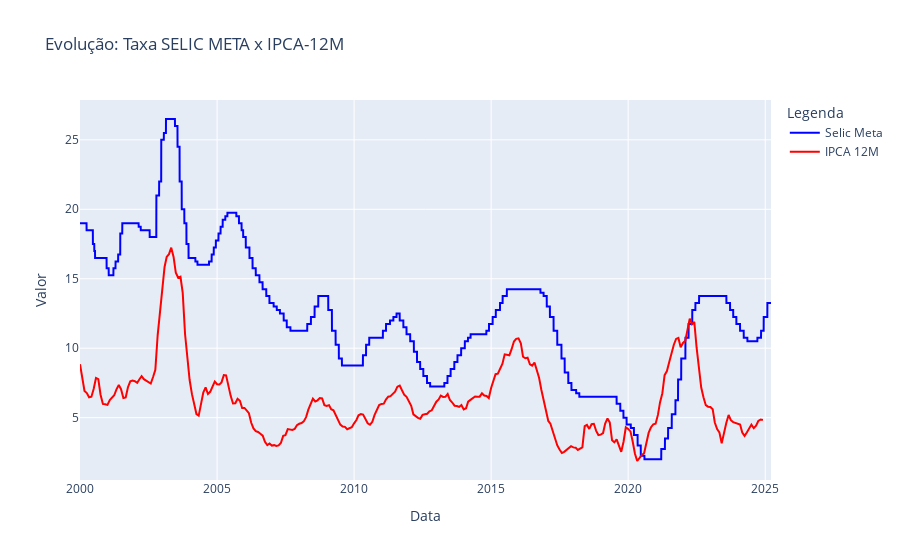

Notebook source saved alongside this figure:
### Code cell
fig = Dash.Figure()

fig.add_trace(Dash.Scatter(
    x=selic_meta_2000.index,
    y=selic_meta_2000['valor'],
    mode='lines',
    name='Selic Meta', 
    line=dict(color='blue')  
))

fig.add_trace(Dash.Scatter(
    x=ipca_12M_2000.index,
    y=ipca_12M_2000['valor'],
    mode='lines',
    name='IPCA 12M', 
    line=dict(color='red')  
))

fig.update_layout(
    title='Evolução: Taxa SELIC META x IPCA-12M',
    xaxis_title='Data',
    yaxis_title='Valor',
    legend_title='Legenda'
)

fig.show()

### Figure 1 — Plotly figure (JSON) as saved in the notebook; plotly's stock layout.template omitted (floating-point values rounded to 4 significant figures; data arrays with more than 128 entries replaced by an {"elided": "..."} marker saying what was removed)
{"data": [{"line": {"color": "blue"}, "mode": "lines", "name": "Selic Meta", "type": "scatter", "x": {"elided": "9210 str values"}, "y": {"elided": "9210 float values"}}, {"line": {"color": "red"}, "mode": "lines", "name": "IPCA 12M", "type": "scatter", "x": {"elided": "300 str values"}, "y": {"elided": "300 float values"}}], "layout": {"legend": {"title": {"text": "Legenda"}}, "title": {"text": "Evolução: Taxa SELIC META x IPCA-12M"}, "xaxis": {"title": {"text": "Data"}}, "yaxis": {"title": {"text": "Valor"}}}}
